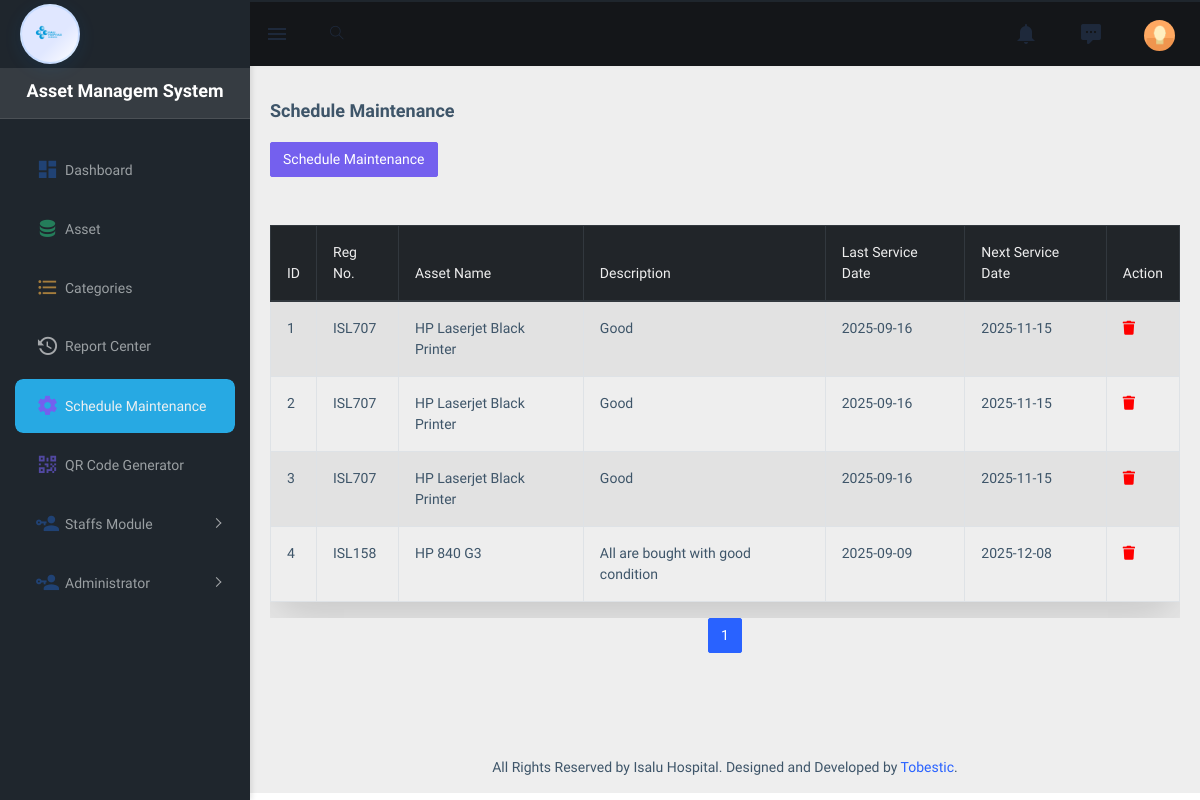
Page /admindashboard/maintenance.php (signed in) on the committed database.
### tables this page shows
CREATE TABLE `maintenance_table` (
  `id` int(11) NOT NULL,
  `reg_no` varchar(30) NOT NULL,
  `asset_name` varchar(100) NOT NULL,
  `description` varchar(250) NOT NULL,
  `category` varchar(20) NOT NULL,
  `department` varchar(30) NOT NULL,
  `last_service` varchar(20) NOT NULL,
  `next_service` varchar(20) NOT NULL
);

### admindashboard/maintenance.php (the view, shortened to what this page needs)
<?php
require_once "include/config.php";
?>
<!DOCTYPE html>
<html dir="ltr" lang="en">
<head>
    <link href="assets/libs/flot/css/float-chart.css" rel="stylesheet">
    <link href="dist/css/style.min.css" rel="stylesheet">
</head>
<body>
    <div id="main-wrapper">
        <header class="topbar" data-navbarbg="skin5">
            <nav class="navbar top-navbar navbar-expand-md navbar-dark">
                <div class="navbar-header" data-logobg="skin5">
                    <a class="navbar-brand" href="index.php">
                        <b class="logo-icon p-l-10">
                            <img src="assets/images/isalu-logo.png" alt="homepage" class="light-logo" />
                        </b>
                    </a>
                </div>
                <div class="navbar-collapse collapse" id="navbarSupportedContent" data-navbarbg="skin5">
                    <ul class="navbar-nav float-left mr-auto d-flex align-items-center" style="gap: 0.7rem;">
                        <li class="nav-item d-none d-md-block"><a class="nav-link sidebartoggler waves-effect waves-light" href="javascript:void(0)" data-sidebartype="mini-sidebar"><i class="mdi mdi-menu font-24"></i></a></li>
                        <li class="nav-item search-box"> <a class="nav-link waves-effect waves-dark" href="javascript:void(0)"><i class="ti-search"></i></a>
                        </li>
                    </ul>
                    <ul class="navbar-nav float-right d-flex align-items-center" style="gap: 0.7rem;">
                        <li class="nav-item dropdown">
                            <a class="nav-link dropdown-toggle waves-effect waves-dark" href="" data-toggle="dropdown" aria-haspopup="true, aria-expanded="false"> <i class="mdi mdi-bell font-24"></i>
                            </a>
                        </li>
                        <li class="nav-item dropdown">
                            <a class="nav-link dropdown-toggle waves-effect waves-dark" href="" id="2" data-toggle="dropdown" aria-haspopup="true" aria-expanded="false"> <i class="font-24 mdi mdi-comment-processing"></i>
                            </a>
                        </li>
                        <li class="nav-item dropdown">
                            <a class="nav-link dropdown-toggle text-muted waves-effect waves-dark pro-pic" href="" data-toggle="dropdown" aria-haspopup="true" aria-expanded="false"><img src="assets/images/users/1.jpg" alt="user" class="rounded-circle" width="31"></a>
                        </li>
                    </ul>
                </div>
            </nav>
        </header>
       <?php require "asidebar.php";  ?>
        <div class="page-wrapper">
             <div class="page-breadcrumb">
                <div class="row">
                    <div class="col-12 d-flex no-block align-items-center mt-3">
                        <h4 class="page-title">Schedule Maintenance</h4>
                    </div>
                </div>
            </div>
            <div class="container-fluid">
                <div class="row">
                    <div class="col-md-12 col-lg-6 col-xlg-6">
                        <button type="button" class="btn btn-primary" data-toggle="modal" data-target="#exampleModal" data-whatever="@mdo">Schedule Maintenance</button>
                    </div>
                </div>
                <?php require "maintenancefolder/maintable.php";  ?>
            </div>
            <?php require "include/footer.php" ?>
        </div>
    </div>
</body>
</html>

### admindashboard/maintenancefolder/maintable.php (shortened to what this page needs)
<?php require "include/config.php";?>
<div class="row mt-5">
    <div class="col-md-12 col-lg-12 col-xlg-3">
        <div class="table-responsive">
            <table class="table shadow-lg table-striped table-bordered table-hover">
                <thead class="thead-dark">
                    <tr>
                        <th scope="col">ID</th>
                        <th scope="col">Reg No.</th>
                        <th scope="col">Asset Name</th>
                        <th scope="col">Description</th>
                        <th scope="col">Last Service Date</th>
                        <th scope="col">Next Service Date</th>
                        <th scope="col">Action</th>
                    </tr>
                </thead>
                <tbody>
                <?php
                try {
                    $s = 1;
                    $limit = 7;
                    $page = isset($_GET['page']) ? (int)$_GET['page'] : 1;
                    $offset = ($page - 1) * $limit;
                    $sql = "SELECT *, DATEDIFF(next_service, CURRENT_DATE()) as days_until_service
                           FROM maintenance_table
                           ORDER BY CASE
                               WHEN DATEDIFF(next_service, CURRENT_DATE()) < 0 THEN 1
                               ELSE 0
                           END, ABS(DATEDIFF(next_service, CURRENT_DATE())) ASC
                           LIMIT :limit OFFSET :offset";
                    $stmt = $conn->prepare($sql);
                    $stmt->bindValue(':limit', $limit, PDO::PARAM_INT);
                    $stmt->bindValue(':offset', $offset, PDO::PARAM_INT);
                    $stmt->execute();
                    while ($row = $stmt->fetch(PDO::FETCH_ASSOC)) {
                        echo "<tr>";
                        echo "<th scope='row'>" . htmlspecialchars($s++) . "</th>";
                        echo "<td>" . htmlspecialchars($row['reg_no']) . "</td>";
                        echo "<td>" . htmlspecialchars($row['asset_name']) . "</td>";
                        echo "<td>" . htmlspecialchars($row['description']) . "</td>";
                        echo "<td>" . htmlspecialchars($row['last_service']) . "</td>";
                        echo "<td>" . htmlspecialchars($row['next_service']) . "</td>";
                        echo "<td>
                            <a href='maintenancefolder/deletemain.php?id=" . htmlspecialchars($row['id']) . "'><i class='fa fa-trash' style='color:red'></i></a>
                            </td>";
                        echo "</tr>";
                    }
                    $sql_total = "SELECT COUNT(*) AS total FROM maintenance_table";
                    $stmt_total = $conn->query($sql_total);
                    $total_items = $stmt_total->fetch(PDO::FETCH_ASSOC)['total'];
                    $total_pages = ceil($total_items / $limit);
                } catch (PDOException $e) {
                    error_log("Database error: " . $e->getMessage());
                    echo '<tr><td colspan="7" class="text-center text-danger">An error occurred while fetching the data. Please try again later.</td></tr>';
                }
                ?>
                </tbody>
            </table>
        </div>
        <nav aria-label="Page navigation">
            <ul class="pagination justify-content-center">
                <?php if (isset($total_pages) && $total_pages > 0): ?>
                    <?php for ($i = 1; $i <= $total_pages; $i++): ?>
                        <li class="page-item <?php echo $i == $page ? 'active' : ''; ?>">
                            <a class="page-link" href="?page=<?php echo $i; ?>"><?php echo $i; ?></a>
                        </li>
                    <?php endfor; ?>
                <?php endif; ?>
            </ul>
        </nav>
    </div>
</div>

### admindashboard/maintenance.php (style rules this page uses)
.logo-icon img.light-logo { width: 60px !important; max-height: 60px; object-fit: contain; background: linear-gradient(135deg, #e0e7ff 60%, #fff 100%); border-radius: 50%; box-shadow: 0 4px 18px rgba(30,144,255,0.10), 0 1.5px 6px rgba(0,0,0,0.07); padding: 7px; margin: 4px 0 4px 0; border: 2.5px solid #1e90ff22; transition: box-shadow 0.3s, transform 0.2s, border 0.2s; }
.navbar-header { display: flex; align-items: center; gap: 10px; }
.navbar-brand { display: flex; align-items: center; gap: 10px; }
.navbar-nav { gap: 0.7rem; }
.navbar-nav > li > a, .navbar-nav .nav-link { font-family: 'Montserrat', Arial, sans-serif; font-weight: 600; color: #1e293b !important; border-radius: 8px; padding: 8px 16px; transition: background 0.2s, color 0.2s, box-shadow 0.2s; }

### rows in the picture
maintenance_table: reg_no "ISL707", asset_name "HP Laserjet Black Printer", description "Good", last_service "2025-09-16", next_service "2025-11-15"
maintenance_table: reg_no "ISL707", asset_name "HP Laserjet Black Printer", description "Good", last_service "2025-09-16", next_service "2025-11-15"
maintenance_table: reg_no "ISL707", asset_name "HP Laserjet Black Printer", description "Good", last_service "2025-09-16", next_service "2025-11-15"
maintenance_table: reg_no "ISL158", asset_name "HP 840 G3", description "All are bought with good condition", last_service "2025-09-09", next_service "2025-12-08"
